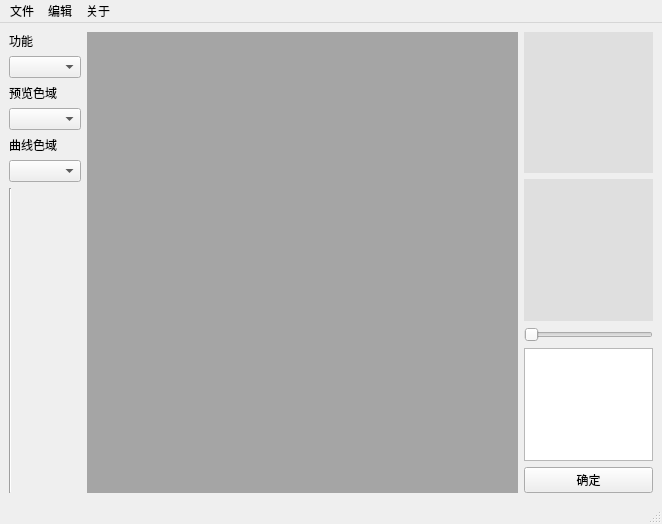
<?xml version="1.0" encoding="UTF-8"?>
<ui version="4.0">
 <class>MainWindow</class>
 <widget class="QMainWindow" name="MainWindow">
  <property name="geometry">
   <rect>
    <x>0</x>
    <y>0</y>
    <width>662</width>
    <height>524</height>
   </rect>
  </property>
  <property name="windowTitle">
   <string>MainWindow</string>
  </property>
  <widget class="QWidget" name="centralwidget">
   <layout class="QHBoxLayout" name="horizontalLayout" stretch="2,10,3">
    <item>
     <layout class="QVBoxLayout" name="verticalLayout_3" stretch="1,0,0,0,0,10">
      <item>
       <layout class="QVBoxLayout" name="verticalLayout_2">
        <item>
         <widget class="QLabel" name="label">
          <property name="text">
           <string>功能</string>
          </property>
         </widget>
        </item>
        <item>
         <widget class="QComboBox" name="cbox_function"/>
        </item>
       </layout>
      </item>
      <item>
       <widget class="QLabel" name="label_2">
        <property name="text">
         <string>预览色域</string>
        </property>
       </widget>
      </item>
      <item>
       <widget class="QComboBox" name="cbox_prev_channel"/>
      </item>
      <item>
       <widget class="QLabel" name="label_3">
        <property name="text">
         <string>曲线色域</string>
        </property>
       </widget>
      </item>
      <item>
       <widget class="QComboBox" name="cbox_curv_channel"/>
      </item>
      <item>
       <widget class="Line" name="line_2">
        <property name="orientation">
         <enum>Qt::Vertical</enum>
        </property>
       </widget>
      </item>
     </layout>
    </item>
    <item>
     <widget class="QLabel" name="label_main">
      <property name="styleSheet">
       <string notr="true">background-color: rgb(165, 165, 165);</string>
      </property>
      <property name="text">
       <string/>
      </property>
     </widget>
    </item>
    <item>
     <layout class="QVBoxLayout" name="verticalLayout" stretch="10,10,1,8,0">
      <item>
       <widget class="QLabel" name="label_prev">
        <property name="styleSheet">
         <string notr="true">background-color: rgb(223, 223, 223);</string>
        </property>
        <property name="text">
         <string/>
        </property>
       </widget>
      </item>
      <item>
       <widget class="MyLabel" name="label_curv">
        <property name="styleSheet">
         <string notr="true">background-color: rgb(223, 223, 223);</string>
        </property>
        <property name="text">
         <string/>
        </property>
       </widget>
      </item>
      <item>
       <widget class="QSlider" name="slider_right">
        <property name="orientation">
         <enum>Qt::Horizontal</enum>
        </property>
       </widget>
      </item>
      <item>
       <widget class="QTextBrowser" name="img_info"/>
      </item>
      <item>
       <widget class="QPushButton" name="button_run">
        <property name="text">
         <string>确定</string>
        </property>
       </widget>
      </item>
     </layout>
    </item>
   </layout>
  </widget>
  <widget class="QMenuBar" name="menubar">
   <property name="geometry">
    <rect>
     <x>0</x>
     <y>0</y>
     <width>662</width>
     <height>22</height>
    </rect>
   </property>
   <widget class="QMenu" name="menuFILE">
    <property name="title">
     <string>文件</string>
    </property>
    <addaction name="actionNewFile"/>
    <addaction name="actionSave"/>
   </widget>
   <widget class="QMenu" name="menuEDIT">
    <property name="title">
     <string>编辑</string>
    </property>
    <addaction name="actionundo"/>
   </widget>
   <widget class="QMenu" name="menuINFO">
    <property name="title">
     <string>关于</string>
    </property>
    <addaction name="actionabout"/>
   </widget>
   <addaction name="menuFILE"/>
   <addaction name="menuEDIT"/>
   <addaction name="menuINFO"/>
  </widget>
  <widget class="QStatusBar" name="statusbar"/>
  <action name="actionNewFile">
   <property name="text">
    <string>New File</string>
   </property>
  </action>
  <action name="actionundo">
   <property name="text">
    <string>undo</string>
   </property>
  </action>
  <action name="actionabout">
   <property name="text">
    <string>about</string>
   </property>
  </action>
  <action name="actionSave">
   <property name="text">
    <string>Save</string>
   </property>
  </action>
 </widget>
 <customwidgets>
  <customwidget>
   <class>MyLabel</class>
   <extends>QLabel</extends>
   <header>__main__</header>
  </customwidget>
 </customwidgets>
 <resources/>
 <connections/>
</ui>
